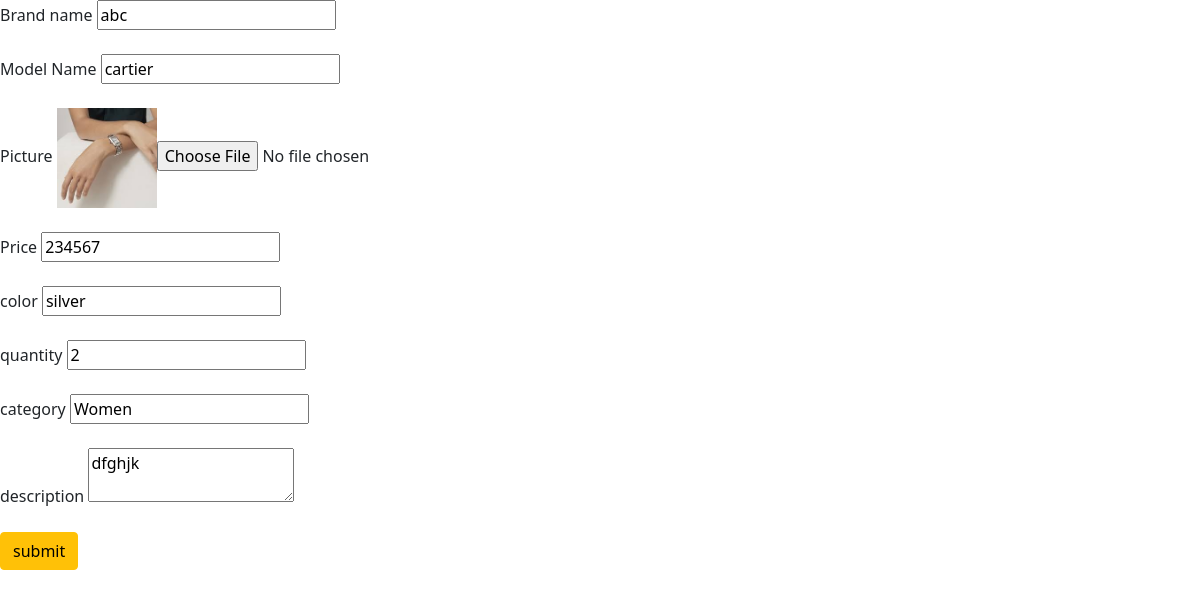
The page /ecommerceapp/selleredit_product/1 on the database its author committed.
### ecommerceapp/models.py (models this page shows, shortened)
class seller_file(models.Model):
    brand=models.CharField(max_length=100)
    name=models.CharField(max_length=100)
    photo=models.FileField(upload_to='ecommerceapp/static')
    price=models.IntegerField()
    available=[
        ('Silver','Silver'),
        ('Gold',"Gold"),
        ('RoseGold',"RoseGold"),
        ('Black',"Black")
    ]
    colors=models.CharField(max_length=15,choices=available)
    quantity=models.IntegerField()
    choice=[
        ('Men',"Men"),
        ('Women',"Women"),
        ('Kids',"Kids")
    ]
    category=models.CharField(max_length=30,choices=choice)
    description=models.CharField(max_length=250)

### ecommerceapp/views.py (the view, shortened to what this page needs)
# urls.py: path('selleredit_product/<int:id>',edit_sellerproduct),
def edit_sellerproduct(request,id):
    e=seller_file.objects.get(id=id)
    image1=str(e.photo).split('/')[-1]
    return render(request,"edit_products_seller.html",{'data':e,'img':image1})

### ecommerceapp/templates/edit_products_seller.html (shortened to what this page needs)
<!DOCTYPE html>
<html lang="en">
<head>
     <link href="https://cdn.jsdelivr.net/npm/bootstrap@5.0.2/dist/css/bootstrap.min.css" rel="stylesheet">
</head>
<body>
<form method="post" enctype="multipart/form-data">{% csrf_token %}
        <label> Brand name</label>
        <input type="text" name="bname" value="{{data.brand}}"><br><br>
        <label>Model Name</label>
        <input type="text" name="mname" value="{{data.name}}"><br><br>
        <label>Picture</label>
        <img src="/static/{{img}}" height="100px" width="100px"><input type="file" value="{{data.photo}}" name="pic"><br><br>
        <label>Price</label>
        <input type="number" value="{{data.price}}" name="price"><br><br>
        <label>color</label>
        <input type="text" value="{{data.colors}}" name="colors"><br><br>
        <label>quantity</label>
        <input type="number" value="{{data.quantity}}" name="qty"><br><br>
        <label>category</label>
        <input type="text" value="{{data.category}}" name="cat"><br><br>
        <label>description</label>
        <textarea name="des">{{data.description}}</textarea><br><br>
        <input type="submit" value="submit" class="btn btn-warning">
</form>
</body>
</html>

### rows shown on the page
seller_file: bname "abc", mname "cartier", price "234567", colors "silver", qty "2", cat "Women", des "dfghjk"
